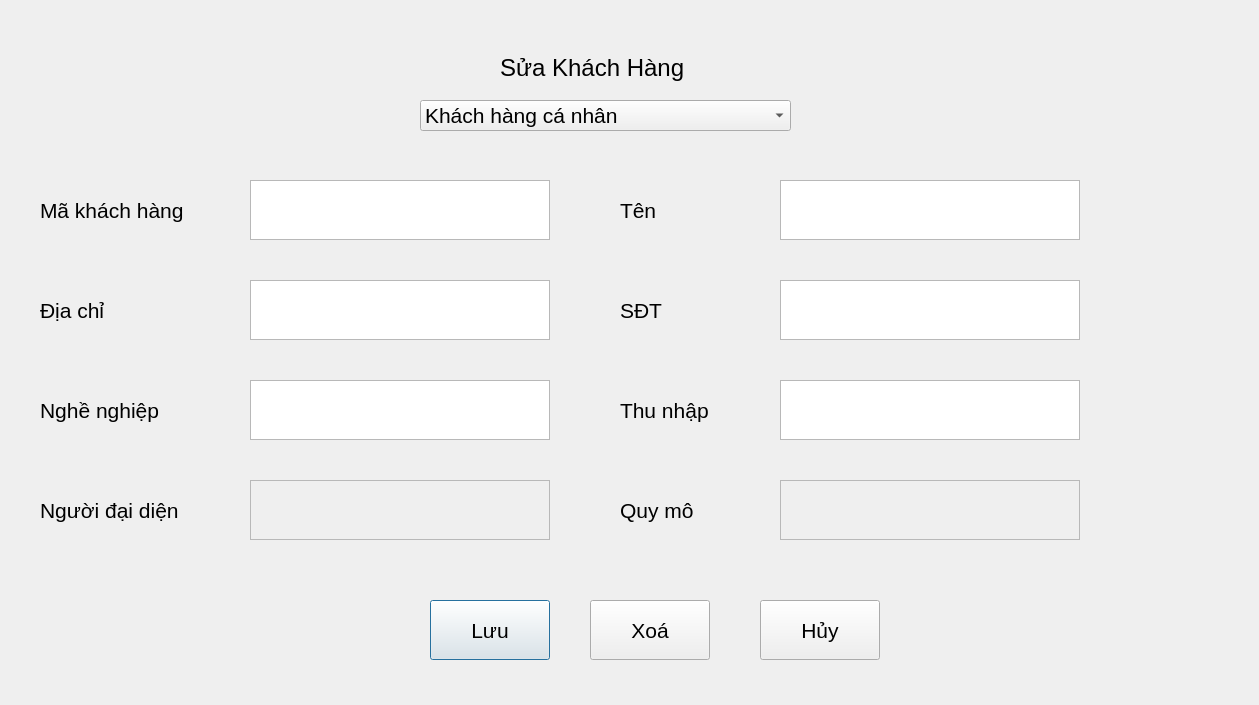
<?xml version="1.0" encoding="UTF-8"?>
<ui version="4.0">
 <class>Dialog</class>
 <widget class="QDialog" name="Dialog">
  <property name="geometry">
   <rect>
    <x>0</x>
    <y>0</y>
    <width>1259</width>
    <height>705</height>
   </rect>
  </property>
  <property name="font">
   <font>
    <family>MS Shell Dlg 2</family>
    <pointsize>16</pointsize>
   </font>
  </property>
  <property name="windowTitle">
   <string>Dialog</string>
  </property>
  <widget class="QTextEdit" name="textEdit">
   <property name="geometry">
    <rect>
     <x>250</x>
     <y>180</y>
     <width>300</width>
     <height>60</height>
    </rect>
   </property>
  </widget>
  <widget class="QComboBox" name="comboBox">
   <property name="geometry">
    <rect>
     <x>420</x>
     <y>100</y>
     <width>371</width>
     <height>31</height>
    </rect>
   </property>
   <item>
    <property name="text">
     <string>Khách hàng cá nhân</string>
    </property>
   </item>
   <item>
    <property name="text">
     <string>Khách hàng tổ chức/doanh nghiệp</string>
    </property>
   </item>
  </widget>
  <widget class="QLabel" name="label_4">
   <property name="geometry">
    <rect>
     <x>40</x>
     <y>290</y>
     <width>200</width>
     <height>40</height>
    </rect>
   </property>
   <property name="font">
    <font>
     <pointsize>16</pointsize>
    </font>
   </property>
   <property name="text">
    <string>Địa chỉ</string>
   </property>
  </widget>
  <widget class="QTextEdit" name="textEdit_5">
   <property name="geometry">
    <rect>
     <x>250</x>
     <y>380</y>
     <width>300</width>
     <height>60</height>
    </rect>
   </property>
  </widget>
  <widget class="QLabel" name="label_8">
   <property name="geometry">
    <rect>
     <x>620</x>
     <y>390</y>
     <width>271</width>
     <height>40</height>
    </rect>
   </property>
   <property name="font">
    <font>
     <pointsize>16</pointsize>
    </font>
   </property>
   <property name="text">
    <string>Thu nhập</string>
   </property>
  </widget>
  <widget class="QLabel" name="label_2">
   <property name="geometry">
    <rect>
     <x>40</x>
     <y>390</y>
     <width>251</width>
     <height>40</height>
    </rect>
   </property>
   <property name="font">
    <font>
     <pointsize>16</pointsize>
    </font>
   </property>
   <property name="text">
    <string>Nghề nghiệp</string>
   </property>
  </widget>
  <widget class="QTextEdit" name="textEdit_3">
   <property name="geometry">
    <rect>
     <x>250</x>
     <y>280</y>
     <width>300</width>
     <height>60</height>
    </rect>
   </property>
  </widget>
  <widget class="QLabel" name="label">
   <property name="geometry">
    <rect>
     <x>40</x>
     <y>190</y>
     <width>200</width>
     <height>40</height>
    </rect>
   </property>
   <property name="font">
    <font>
     <pointsize>16</pointsize>
    </font>
   </property>
   <property name="text">
    <string>Mã khách hàng</string>
   </property>
  </widget>
  <widget class="QTextEdit" name="textEdit_2">
   <property name="geometry">
    <rect>
     <x>780</x>
     <y>180</y>
     <width>300</width>
     <height>60</height>
    </rect>
   </property>
  </widget>
  <widget class="QTextEdit" name="textEdit_4">
   <property name="geometry">
    <rect>
     <x>780</x>
     <y>280</y>
     <width>300</width>
     <height>60</height>
    </rect>
   </property>
  </widget>
  <widget class="QLabel" name="label_73">
   <property name="geometry">
    <rect>
     <x>620</x>
     <y>490</y>
     <width>261</width>
     <height>40</height>
    </rect>
   </property>
   <property name="font">
    <font>
     <pointsize>16</pointsize>
    </font>
   </property>
   <property name="text">
    <string>Quy mô</string>
   </property>
  </widget>
  <widget class="QPushButton" name="pushButton">
   <property name="geometry">
    <rect>
     <x>430</x>
     <y>600</y>
     <width>120</width>
     <height>60</height>
    </rect>
   </property>
   <property name="text">
    <string>Lưu</string>
   </property>
  </widget>
  <widget class="QLabel" name="label_3">
   <property name="geometry">
    <rect>
     <x>40</x>
     <y>490</y>
     <width>261</width>
     <height>40</height>
    </rect>
   </property>
   <property name="font">
    <font>
     <pointsize>16</pointsize>
    </font>
   </property>
   <property name="text">
    <string>Người đại diện</string>
   </property>
  </widget>
  <widget class="QLabel" name="label_5">
   <property name="geometry">
    <rect>
     <x>500</x>
     <y>50</y>
     <width>246</width>
     <height>36</height>
    </rect>
   </property>
   <property name="font">
    <font>
     <pointsize>18</pointsize>
    </font>
   </property>
   <property name="text">
    <string>Sửa Khách Hàng</string>
   </property>
  </widget>
  <widget class="QLabel" name="label_9">
   <property name="geometry">
    <rect>
     <x>620</x>
     <y>190</y>
     <width>200</width>
     <height>40</height>
    </rect>
   </property>
   <property name="font">
    <font>
     <pointsize>16</pointsize>
    </font>
   </property>
   <property name="text">
    <string>Tên</string>
   </property>
  </widget>
  <widget class="QTextEdit" name="textEdit_7">
   <property name="enabled">
    <bool>false</bool>
   </property>
   <property name="geometry">
    <rect>
     <x>250</x>
     <y>480</y>
     <width>300</width>
     <height>60</height>
    </rect>
   </property>
  </widget>
  <widget class="QLabel" name="label_6">
   <property name="geometry">
    <rect>
     <x>620</x>
     <y>290</y>
     <width>200</width>
     <height>40</height>
    </rect>
   </property>
   <property name="font">
    <font>
     <pointsize>16</pointsize>
    </font>
   </property>
   <property name="text">
    <string>SĐT</string>
   </property>
  </widget>
  <widget class="QTextEdit" name="textEdit_6">
   <property name="geometry">
    <rect>
     <x>780</x>
     <y>380</y>
     <width>300</width>
     <height>60</height>
    </rect>
   </property>
  </widget>
  <widget class="QPushButton" name="pushButton_3">
   <property name="geometry">
    <rect>
     <x>760</x>
     <y>600</y>
     <width>120</width>
     <height>60</height>
    </rect>
   </property>
   <property name="text">
    <string>Hủy</string>
   </property>
  </widget>
  <widget class="QTextEdit" name="textEdit_8">
   <property name="enabled">
    <bool>false</bool>
   </property>
   <property name="geometry">
    <rect>
     <x>780</x>
     <y>480</y>
     <width>300</width>
     <height>60</height>
    </rect>
   </property>
  </widget>
  <widget class="QPushButton" name="pushButton_2">
   <property name="geometry">
    <rect>
     <x>590</x>
     <y>600</y>
     <width>120</width>
     <height>60</height>
    </rect>
   </property>
   <property name="text">
    <string>Xoá</string>
   </property>
  </widget>
 </widget>
 <resources/>
 <connections/>
</ui>
